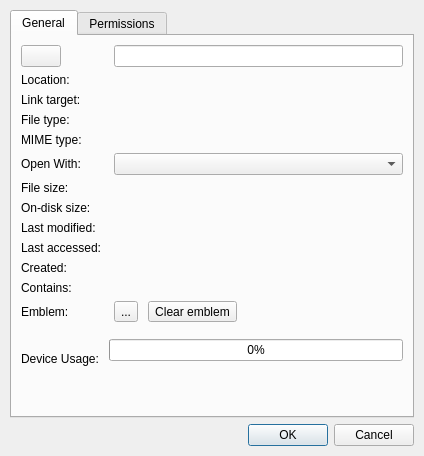
<?xml version="1.0" encoding="UTF-8"?>
<ui version="4.0">
 <class>FilePropsDialog</class>
 <widget class="QDialog" name="FilePropsDialog">
  <property name="geometry">
   <rect>
    <x>0</x>
    <y>0</y>
    <width>424</width>
    <height>456</height>
   </rect>
  </property>
  <property name="windowTitle">
   <string>File Properties</string>
  </property>
  <property name="windowIcon">
   <iconset theme="document-properties">
    <normaloff/>
   </iconset>
  </property>
  <layout class="QVBoxLayout" name="verticalLayout">
   <property name="leftMargin">
    <number>10</number>
   </property>
   <property name="topMargin">
    <number>10</number>
   </property>
   <property name="rightMargin">
    <number>10</number>
   </property>
   <property name="bottomMargin">
    <number>10</number>
   </property>
   <item>
    <widget class="QTabWidget" name="tabWidget">
     <property name="currentIndex">
      <number>0</number>
     </property>
     <widget class="QWidget" name="generalPage">
      <attribute name="title">
       <string>General</string>
      </attribute>
      <layout class="QFormLayout" name="formLayout_2">
       <property name="horizontalSpacing">
        <number>12</number>
       </property>
       <property name="verticalSpacing">
        <number>6</number>
       </property>
       <item row="0" column="0">
        <widget class="QPushButton" name="iconButton">
         <property name="sizePolicy">
          <sizepolicy hsizetype="Fixed" vsizetype="Fixed">
           <horstretch>0</horstretch>
           <verstretch>0</verstretch>
          </sizepolicy>
         </property>
         <property name="text">
          <string/>
         </property>
         <property name="icon">
          <iconset theme="unknown">
           <normaloff/>
          </iconset>
         </property>
         <property name="iconSize">
          <size>
           <width>32</width>
           <height>32</height>
          </size>
         </property>
        </widget>
       </item>
       <item row="0" column="1">
        <widget class="QLineEdit" name="fileName"/>
       </item>
       <item row="1" column="0">
        <widget class="QLabel" name="label_2">
         <property name="text">
          <string>Location:</string>
         </property>
        </widget>
       </item>
       <item row="1" column="1">
        <widget class="QLabel" name="location">
         <property name="sizePolicy">
          <sizepolicy hsizetype="Expanding" vsizetype="Preferred">
           <horstretch>0</horstretch>
           <verstretch>0</verstretch>
          </sizepolicy>
         </property>
         <property name="text">
          <string/>
         </property>
         <property name="wordWrap">
          <bool>true</bool>
         </property>
         <property name="textInteractionFlags">
          <set>Qt::LinksAccessibleByMouse|Qt::TextSelectableByMouse</set>
         </property>
        </widget>
       </item>
       <item row="2" column="0">
        <widget class="QLabel" name="targetLabel">
         <property name="text">
          <string>Link target:</string>
         </property>
        </widget>
       </item>
       <item row="2" column="1">
        <widget class="QLabel" name="target">
         <property name="sizePolicy">
          <sizepolicy hsizetype="Expanding" vsizetype="Preferred">
           <horstretch>0</horstretch>
           <verstretch>0</verstretch>
          </sizepolicy>
         </property>
         <property name="text">
          <string/>
         </property>
         <property name="wordWrap">
          <bool>true</bool>
         </property>
         <property name="textInteractionFlags">
          <set>Qt::LinksAccessibleByMouse|Qt::TextSelectableByMouse</set>
         </property>
        </widget>
       </item>
       <item row="3" column="0">
        <widget class="QLabel" name="label_4">
         <property name="text">
          <string>File type:</string>
         </property>
        </widget>
       </item>
       <item row="3" column="1">
        <widget class="QLabel" name="fileType">
         <property name="sizePolicy">
          <sizepolicy hsizetype="Expanding" vsizetype="Preferred">
           <horstretch>0</horstretch>
           <verstretch>0</verstretch>
          </sizepolicy>
         </property>
         <property name="text">
          <string/>
         </property>
         <property name="textInteractionFlags">
          <set>Qt::LinksAccessibleByMouse|Qt::TextSelectableByMouse</set>
         </property>
        </widget>
       </item>
       <item row="4" column="0">
        <widget class="QLabel" name="label">
         <property name="text">
          <string>MIME type:</string>
         </property>
        </widget>
       </item>
       <item row="4" column="1">
        <widget class="QLabel" name="mimeType">
         <property name="sizePolicy">
          <sizepolicy hsizetype="Expanding" vsizetype="Preferred">
           <horstretch>0</horstretch>
           <verstretch>0</verstretch>
          </sizepolicy>
         </property>
         <property name="text">
          <string/>
         </property>
         <property name="textInteractionFlags">
          <set>Qt::LinksAccessibleByMouse|Qt::TextSelectableByMouse</set>
         </property>
        </widget>
       </item>
       <item row="5" column="0">
        <widget class="QLabel" name="openWithLabel">
         <property name="text">
          <string>Open With:</string>
         </property>
        </widget>
       </item>
       <item row="5" column="1">
        <widget class="Fm::AppChooserComboBox" name="openWith">
         <property name="sizePolicy">
          <sizepolicy hsizetype="MinimumExpanding" vsizetype="Fixed">
           <horstretch>0</horstretch>
           <verstretch>0</verstretch>
          </sizepolicy>
         </property>
        </widget>
       </item>
       <item row="6" column="0">
        <widget class="QLabel" name="label_7">
         <property name="text">
          <string>File size:</string>
         </property>
        </widget>
       </item>
       <item row="6" column="1">
        <widget class="QLabel" name="fileSize">
         <property name="sizePolicy">
          <sizepolicy hsizetype="Expanding" vsizetype="Preferred">
           <horstretch>0</horstretch>
           <verstretch>0</verstretch>
          </sizepolicy>
         </property>
         <property name="text">
          <string/>
         </property>
         <property name="textInteractionFlags">
          <set>Qt::LinksAccessibleByMouse|Qt::TextSelectableByMouse</set>
         </property>
        </widget>
       </item>
       <item row="7" column="0">
        <widget class="QLabel" name="label_6">
         <property name="text">
          <string>On-disk size:</string>
         </property>
        </widget>
       </item>
       <item row="7" column="1">
        <widget class="QLabel" name="onDiskSize">
         <property name="sizePolicy">
          <sizepolicy hsizetype="Expanding" vsizetype="Preferred">
           <horstretch>0</horstretch>
           <verstretch>0</verstretch>
          </sizepolicy>
         </property>
         <property name="text">
          <string/>
         </property>
         <property name="textInteractionFlags">
          <set>Qt::LinksAccessibleByMouse|Qt::TextSelectableByMouse</set>
         </property>
        </widget>
       </item>
       <item row="8" column="0">
        <widget class="QLabel" name="label_3">
         <property name="text">
          <string>Last modified:</string>
         </property>
        </widget>
       </item>
       <item row="8" column="1">
        <widget class="QLabel" name="lastModified">
         <property name="sizePolicy">
          <sizepolicy hsizetype="Expanding" vsizetype="Preferred">
           <horstretch>0</horstretch>
           <verstretch>0</verstretch>
          </sizepolicy>
         </property>
         <property name="text">
          <string/>
         </property>
         <property name="textInteractionFlags">
          <set>Qt::LinksAccessibleByMouse|Qt::TextSelectableByMouse</set>
         </property>
        </widget>
       </item>
       <item row="9" column="0">
        <widget class="QLabel" name="label_12">
         <property name="text">
          <string>Last accessed:</string>
         </property>
        </widget>
       </item>
       <item row="9" column="1">
        <widget class="QLabel" name="lastAccessed">
         <property name="sizePolicy">
          <sizepolicy hsizetype="Expanding" vsizetype="Preferred">
           <horstretch>0</horstretch>
           <verstretch>0</verstretch>
          </sizepolicy>
         </property>
         <property name="text">
          <string/>
         </property>
         <property name="textInteractionFlags">
          <set>Qt::LinksAccessibleByMouse|Qt::TextSelectableByMouse</set>
         </property>
        </widget>
       </item>
       <item row="10" column="0">
        <widget class="QLabel" name="label_13">
         <property name="text">
          <string>Created:</string>
         </property>
        </widget>
       </item>
       <item row="10" column="1">
        <widget class="QLabel" name="created">
         <property name="sizePolicy">
          <sizepolicy hsizetype="Expanding" vsizetype="Preferred">
           <horstretch>0</horstretch>
           <verstretch>0</verstretch>
          </sizepolicy>
         </property>
         <property name="text">
          <string/>
         </property>
         <property name="textInteractionFlags">
          <set>Qt::LinksAccessibleByMouse|Qt::TextSelectableByMouse</set>
         </property>
        </widget>
       </item>
       <item row="11" column="0">
        <widget class="QLabel" name="contentsLabel">
         <property name="text">
          <string>Contains:</string>
         </property>
        </widget>
       </item>
       <item row="11" column="1">
        <widget class="QLabel" name="fileNumber">
         <property name="sizePolicy">
          <sizepolicy hsizetype="Expanding" vsizetype="Preferred">
           <horstretch>0</horstretch>
           <verstretch>0</verstretch>
          </sizepolicy>
         </property>
         <property name="text">
          <string/>
         </property>
        </widget>
       </item>
       <item row="12" column="0">
        <widget class="QLabel" name="label_14">
         <property name="text">
          <string>Emblem:</string>
         </property>
        </widget>
       </item>
       <item row="12" column="1">
        <layout class="QHBoxLayout" name="horizontalLayout_2">
         <property name="spacing">
          <number>10</number>
         </property>
         <item>
          <widget class="QToolButton" name="emblemButton">
           <property name="toolTip">
            <string>Choose emblem</string>
           </property>
           <property name="text">
            <string notr="true">...</string>
           </property>
           <property name="iconSize">
            <size>
             <width>22</width>
             <height>22</height>
            </size>
           </property>
           <property name="toolButtonStyle">
            <enum>Qt::ToolButtonIconOnly</enum>
           </property>
          </widget>
         </item>
         <item>
          <widget class="QToolButton" name="clearEmblemButton">
           <property name="text">
            <string>Clear emblem</string>
           </property>
           <property name="toolButtonStyle">
            <enum>Qt::ToolButtonTextOnly</enum>
           </property>
          </widget>
         </item>
        </layout>
       </item>
       <item row="13" column="0">
        <spacer name="verticalSpacer_2">
         <property name="orientation">
          <enum>Qt::Vertical</enum>
         </property>
         <property name="sizeType">
          <enum>QSizePolicy::Fixed</enum>
         </property>
         <property name="sizeHint" stdset="0">
          <size>
           <width>5</width>
           <height>5</height>
          </size>
         </property>
        </spacer>
       </item>
       <item row="14" column="0" colspan="2">
        <layout class="QGridLayout" name="gridLayout_3">
         <property name="horizontalSpacing">
          <number>10</number>
         </property>
         <property name="verticalSpacing">
          <number>5</number>
         </property>
         <item row="0" column="0" rowspan="2" alignment="Qt::AlignVCenter">
          <widget class="QLabel" name="deviceLabel">
           <property name="text">
            <string>Device Usage:</string>
           </property>
          </widget>
         </item>
         <item row="0" column="1">
          <widget class="QProgressBar" name="progressBar">
           <property name="value">
            <number>0</number>
           </property>
          </widget>
         </item>
         <item row="1" column="1">
          <widget class="QLabel" name="spaceLabel">
           <property name="text">
            <string/>
           </property>
           <property name="wordWrap">
            <bool>true</bool>
           </property>
          </widget>
         </item>
        </layout>
       </item>
      </layout>
     </widget>
     <widget class="QWidget" name="permissionsPage">
      <attribute name="title">
       <string>Permissions</string>
      </attribute>
      <layout class="QVBoxLayout" name="verticalLayout_2">
       <property name="spacing">
        <number>6</number>
       </property>
       <item>
        <widget class="QGroupBox" name="groupBox_2">
         <property name="sizePolicy">
          <sizepolicy hsizetype="Preferred" vsizetype="Fixed">
           <horstretch>0</horstretch>
           <verstretch>0</verstretch>
          </sizepolicy>
         </property>
         <property name="title">
          <string>Ownership</string>
         </property>
         <layout class="QFormLayout" name="formLayout">
          <property name="horizontalSpacing">
           <number>12</number>
          </property>
          <property name="verticalSpacing">
           <number>6</number>
          </property>
          <item row="1" column="0">
           <widget class="QLabel" name="label_8">
            <property name="sizePolicy">
             <sizepolicy hsizetype="Preferred" vsizetype="Fixed">
              <horstretch>0</horstretch>
              <verstretch>0</verstretch>
             </sizepolicy>
            </property>
            <property name="text">
             <string>Owner:</string>
            </property>
           </widget>
          </item>
          <item row="1" column="1">
           <widget class="QLineEdit" name="owner"/>
          </item>
          <item row="2" column="0">
           <widget class="QLabel" name="label_9">
            <property name="sizePolicy">
             <sizepolicy hsizetype="Preferred" vsizetype="Fixed">
              <horstretch>0</horstretch>
              <verstretch>0</verstretch>
             </sizepolicy>
            </property>
            <property name="text">
             <string>Group:</string>
            </property>
           </widget>
          </item>
          <item row="2" column="1">
           <widget class="QLineEdit" name="ownerGroup"/>
          </item>
         </layout>
        </widget>
       </item>
       <item>
        <widget class="QGroupBox" name="groupBox">
         <property name="sizePolicy">
          <sizepolicy hsizetype="Preferred" vsizetype="Fixed">
           <horstretch>0</horstretch>
           <verstretch>0</verstretch>
          </sizepolicy>
         </property>
         <property name="title">
          <string>Access Control</string>
         </property>
         <layout class="QVBoxLayout" name="verticalLayout_3">
          <item>
           <widget class="QStackedWidget" name="stackedWidget">
            <property name="sizePolicy">
             <sizepolicy hsizetype="Preferred" vsizetype="Fixed">
              <horstretch>0</horstretch>
              <verstretch>0</verstretch>
             </sizepolicy>
            </property>
            <property name="currentIndex">
             <number>0</number>
            </property>
            <widget class="QWidget" name="page">
             <layout class="QFormLayout" name="formLayout_3">
              <item row="0" column="0">
               <widget class="QLabel" name="ownerLabel">
                <property name="text">
                 <string>Owner:</string>
                </property>
               </widget>
              </item>
              <item row="0" column="1">
               <widget class="QComboBox" name="ownerPerm">
                <property name="sizePolicy">
                 <sizepolicy hsizetype="MinimumExpanding" vsizetype="Fixed">
                  <horstretch>0</horstretch>
                  <verstretch>0</verstretch>
                 </sizepolicy>
                </property>
               </widget>
              </item>
              <item row="1" column="0">
               <widget class="QLabel" name="groupLabel">
                <property name="text">
                 <string>Group:</string>
                </property>
               </widget>
              </item>
              <item row="1" column="1">
               <widget class="QComboBox" name="groupPerm">
                <property name="sizePolicy">
                 <sizepolicy hsizetype="MinimumExpanding" vsizetype="Fixed">
                  <horstretch>0</horstretch>
                  <verstretch>0</verstretch>
                 </sizepolicy>
                </property>
               </widget>
              </item>
              <item row="2" column="0">
               <widget class="QLabel" name="otherLabel">
                <property name="text">
                 <string>Other:</string>
                </property>
               </widget>
              </item>
              <item row="2" column="1">
               <widget class="QComboBox" name="otherPerm">
                <property name="sizePolicy">
                 <sizepolicy hsizetype="MinimumExpanding" vsizetype="Fixed">
                  <horstretch>0</horstretch>
                  <verstretch>0</verstretch>
                 </sizepolicy>
                </property>
               </widget>
              </item>
              <item row="3" column="0" colspan="2">
               <widget class="QCheckBox" name="executable">
                <property name="text">
                 <string>Make the file executable</string>
                </property>
                <property name="tristate">
                 <bool>true</bool>
                </property>
               </widget>
              </item>
             </layout>
            </widget>
            <widget class="QWidget" name="page_2">
             <layout class="QGridLayout" name="gridLayout_2" columnstretch="1,0,0">
              <item row="0" column="0" rowspan="3">
               <layout class="QGridLayout" name="gridLayout">
                <property name="rightMargin">
                 <number>0</number>
                </property>
                <property name="spacing">
                 <number>6</number>
                </property>
                <item row="0" column="0">
                 <widget class="QLabel" name="label_5">
                  <property name="sizePolicy">
                   <sizepolicy hsizetype="Fixed" vsizetype="Preferred">
                    <horstretch>0</horstretch>
                    <verstretch>0</verstretch>
                   </sizepolicy>
                  </property>
                  <property name="text">
                   <string>Owner:</string>
                  </property>
                 </widget>
                </item>
                <item row="0" column="1">
                 <widget class="QCheckBox" name="checkBox">
                  <property name="sizePolicy">
                   <sizepolicy hsizetype="Preferred" vsizetype="Fixed">
                    <horstretch>0</horstretch>
                    <verstretch>0</verstretch>
                   </sizepolicy>
                  </property>
                  <property name="text">
                   <string>Read</string>
                  </property>
                 </widget>
                </item>
                <item row="0" column="2">
                 <widget class="QCheckBox" name="checkBox_5">
                  <property name="sizePolicy">
                   <sizepolicy hsizetype="Preferred" vsizetype="Fixed">
                    <horstretch>0</horstretch>
                    <verstretch>0</verstretch>
                   </sizepolicy>
                  </property>
                  <property name="text">
                   <string>Write</string>
                  </property>
                 </widget>
                </item>
                <item row="0" column="3">
                 <widget class="QCheckBox" name="checkBox_8">
                  <property name="sizePolicy">
                   <sizepolicy hsizetype="Preferred" vsizetype="Fixed">
                    <horstretch>0</horstretch>
                    <verstretch>0</verstretch>
                   </sizepolicy>
                  </property>
                  <property name="text">
                   <string>Execute</string>
                  </property>
                 </widget>
                </item>
                <item row="1" column="0">
                 <widget class="QLabel" name="label_10">
                  <property name="sizePolicy">
                   <sizepolicy hsizetype="Fixed" vsizetype="Preferred">
                    <horstretch>0</horstretch>
                    <verstretch>0</verstretch>
                   </sizepolicy>
                  </property>
                  <property name="text">
                   <string>Group:</string>
                  </property>
                 </widget>
                </item>
                <item row="1" column="1">
                 <widget class="QCheckBox" name="checkBox_4">
                  <property name="sizePolicy">
                   <sizepolicy hsizetype="Preferred" vsizetype="Fixed">
                    <horstretch>0</horstretch>
                    <verstretch>0</verstretch>
                   </sizepolicy>
                  </property>
                  <property name="text">
                   <string>Read</string>
                  </property>
                 </widget>
                </item>
                <item row="1" column="2">
                 <widget class="QCheckBox" name="checkBox_9">
                  <property name="sizePolicy">
                   <sizepolicy hsizetype="Preferred" vsizetype="Fixed">
                    <horstretch>0</horstretch>
                    <verstretch>0</verstretch>
                   </sizepolicy>
                  </property>
                  <property name="text">
                   <string>Write</string>
                  </property>
                 </widget>
                </item>
                <item row="1" column="3">
                 <widget class="QCheckBox" name="checkBox_3">
                  <property name="sizePolicy">
                   <sizepolicy hsizetype="Preferred" vsizetype="Fixed">
                    <horstretch>0</horstretch>
                    <verstretch>0</verstretch>
                   </sizepolicy>
                  </property>
                  <property name="text">
                   <string>Execute</string>
                  </property>
                 </widget>
                </item>
                <item row="2" column="0">
                 <widget class="QLabel" name="label_11">
                  <property name="sizePolicy">
                   <sizepolicy hsizetype="Fixed" vsizetype="Preferred">
                    <horstretch>0</horstretch>
                    <verstretch>0</verstretch>
                   </sizepolicy>
                  </property>
                  <property name="text">
                   <string>Other:</string>
                  </property>
                 </widget>
                </item>
                <item row="2" column="1">
                 <widget class="QCheckBox" name="checkBox_7">
                  <property name="sizePolicy">
                   <sizepolicy hsizetype="Preferred" vsizetype="Fixed">
                    <horstretch>0</horstretch>
                    <verstretch>0</verstretch>
                   </sizepolicy>
                  </property>
                  <property name="text">
                   <string>Read</string>
                  </property>
                 </widget>
                </item>
                <item row="2" column="2">
                 <widget class="QCheckBox" name="checkBox_2">
                  <property name="sizePolicy">
                   <sizepolicy hsizetype="Preferred" vsizetype="Fixed">
                    <horstretch>0</horstretch>
                    <verstretch>0</verstretch>
                   </sizepolicy>
                  </property>
                  <property name="text">
                   <string>Write</string>
                  </property>
                 </widget>
                </item>
                <item row="2" column="3">
                 <widget class="QCheckBox" name="checkBox_6">
                  <property name="sizePolicy">
                   <sizepolicy hsizetype="Preferred" vsizetype="Fixed">
                    <horstretch>0</horstretch>
                    <verstretch>0</verstretch>
                   </sizepolicy>
                  </property>
                  <property name="text">
                   <string>Execute</string>
                  </property>
                 </widget>
                </item>
               </layout>
              </item>
              <item row="0" column="1" rowspan="3">
               <widget class="Line" name="line">
                <property name="orientation">
                 <enum>Qt::Vertical</enum>
                </property>
               </widget>
              </item>
              <item row="0" column="2">
               <widget class="QCheckBox" name="checkBox_10">
                <property name="text">
                 <string>Sticky</string>
                </property>
               </widget>
              </item>
              <item row="1" column="2">
               <widget class="QCheckBox" name="checkBox_11">
                <property name="text">
                 <string>SetUID</string>
                </property>
               </widget>
              </item>
              <item row="2" column="2">
               <widget class="QCheckBox" name="checkBox_12">
                <property name="text">
                 <string>SetGID</string>
                </property>
               </widget>
              </item>
             </layout>
            </widget>
           </widget>
          </item>
          <item>
           <layout class="QHBoxLayout" name="horizontalLayout">
            <item>
             <spacer name="horizontalSpacer">
              <property name="orientation">
               <enum>Qt::Horizontal</enum>
              </property>
              <property name="sizeHint" stdset="0">
               <size>
                <width>40</width>
                <height>20</height>
               </size>
              </property>
             </spacer>
            </item>
            <item>
             <widget class="QPushButton" name="pushButton">
              <property name="enabled">
               <bool>false</bool>
              </property>
              <property name="text">
               <string>Advanced Mode</string>
              </property>
              <property name="checkable">
               <bool>true</bool>
              </property>
             </widget>
            </item>
           </layout>
          </item>
         </layout>
        </widget>
       </item>
       <item>
        <spacer name="verticalSpacer">
         <property name="orientation">
          <enum>Qt::Vertical</enum>
         </property>
         <property name="sizeHint" stdset="0">
          <size>
           <width>20</width>
           <height>40</height>
          </size>
         </property>
        </spacer>
       </item>
      </layout>
     </widget>
    </widget>
   </item>
   <item>
    <widget class="QDialogButtonBox" name="buttonBox">
     <property name="orientation">
      <enum>Qt::Horizontal</enum>
     </property>
     <property name="standardButtons">
      <set>QDialogButtonBox::Cancel|QDialogButtonBox::Ok</set>
     </property>
    </widget>
   </item>
  </layout>
 </widget>
 <customwidgets>
  <customwidget>
   <class>Fm::AppChooserComboBox</class>
   <extends>QComboBox</extends>
   <header>appchoosercombobox.h</header>
  </customwidget>
 </customwidgets>
 <resources/>
 <connections>
  <connection>
   <sender>buttonBox</sender>
   <signal>accepted()</signal>
   <receiver>FilePropsDialog</receiver>
   <slot>accept()</slot>
   <hints>
    <hint type="sourcelabel">
     <x>248</x>
     <y>254</y>
    </hint>
    <hint type="destinationlabel">
     <x>157</x>
     <y>274</y>
    </hint>
   </hints>
  </connection>
  <connection>
   <sender>buttonBox</sender>
   <signal>rejected()</signal>
   <receiver>FilePropsDialog</receiver>
   <slot>reject()</slot>
   <hints>
    <hint type="sourcelabel">
     <x>316</x>
     <y>260</y>
    </hint>
    <hint type="destinationlabel">
     <x>286</x>
     <y>274</y>
    </hint>
   </hints>
  </connection>
 </connections>
</ui>
